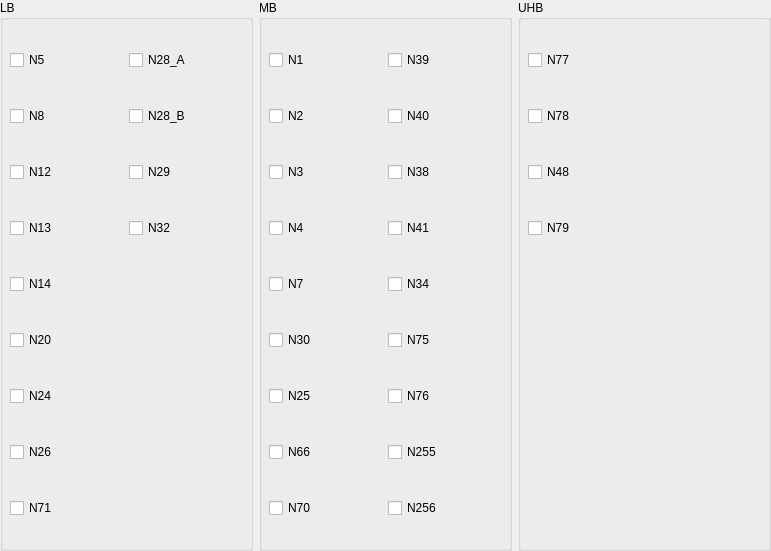
      <widget class="QWidget" name="page_nr">
       <property name="geometry">
        <rect>
         <x>0</x>
         <y>0</y>
         <width>771</width>
         <height>551</height>
        </rect>
       </property>
       <attribute name="label">
        <string>NR</string>
       </attribute>
       <widget class="QWidget" name="layoutWidget">
        <property name="geometry">
         <rect>
          <x>0</x>
          <y>0</y>
          <width>771</width>
          <height>551</height>
         </rect>
        </property>
        <layout class="QHBoxLayout" name="horizontalLayout_bnads_nr">
         <item>
          <widget class="QGroupBox" name="groupBox_lb_nr">
           <property name="title">
            <string>LB</string>
           </property>
           <widget class="QWidget" name="layoutWidget_30">
            <property name="geometry">
             <rect>
              <x>10</x>
              <y>20</y>
              <width>231</width>
              <height>531</height>
             </rect>
            </property>
            <layout class="QGridLayout" name="gridLayout_lb_nr">
             <item row="6" column="0">
              <widget class="QCheckBox" name="n24_nr">
               <property name="text">
                <string>N24</string>
               </property>
              </widget>
             </item>
             <item row="5" column="0">
              <widget class="QCheckBox" name="n20_nr">
               <property name="text">
                <string>N20</string>
               </property>
              </widget>
             </item>
             <item row="2" column="0">
              <widget class="QCheckBox" name="n12_nr">
               <property name="text">
                <string>N12</string>
               </property>
              </widget>
             </item>
             <item row="0" column="1">
              <widget class="QCheckBox" name="n28_a_nr">
               <property name="enabled">
                <bool>true</bool>
               </property>
               <property name="statusTip">
                <string/>
               </property>
               <property name="text">
                <string>N28_A</string>
               </property>
               <property name="checkable">
                <bool>true</bool>
               </property>
               <property name="checked">
                <bool>false</bool>
               </property>
              </widget>
             </item>
             <item row="1" column="0">
              <widget class="QCheckBox" name="n8_nr">
               <property name="text">
                <string>N8</string>
               </property>
              </widget>
             </item>
             <item row="3" column="0">
              <widget class="QCheckBox" name="n13_nr">
               <property name="text">
                <string>N13</string>
               </property>
              </widget>
             </item>
             <item row="0" column="0">
              <widget class="QCheckBox" name="n5_nr">
               <property name="text">
                <string>N5</string>
               </property>
              </widget>
             </item>
             <item row="4" column="0">
              <widget class="QCheckBox" name="n14_nr">
               <property name="text">
                <string>N14</string>
               </property>
              </widget>
             </item>
             <item row="7" column="0">
              <widget class="QCheckBox" name="n26_nr">
               <property name="text">
                <string>N26</string>
               </property>
              </widget>
             </item>
             <item row="8" column="0">
              <widget class="QCheckBox" name="n71_nr">
               <property name="text">
                <string>N71</string>
               </property>
              </widget>
             </item>
             <item row="3" column="1">
              <widget class="QCheckBox" name="n32_nr">
               <property name="text">
                <string>N32</string>
               </property>
              </widget>
             </item>
             <item row="2" column="1">
              <widget class="QCheckBox" name="n29_nr">
               <property name="text">
                <string>N29</string>
               </property>
              </widget>
             </item>
             <item row="1" column="1">
              <widget class="QCheckBox" name="n28_b_nr">
               <property name="text">
                <string>N28_B</string>
               </property>
               <property name="checked">
                <bool>false</bool>
               </property>
              </widget>
             </item>
            </layout>
           </widget>
          </widget>
         </item>
         <item>
          <widget class="QGroupBox" name="groupBox_mb_nr">
           <property name="title">
            <string>MB</string>
           </property>
           <widget class="QWidget" name="layoutWidget_29">
            <property name="geometry">
             <rect>
              <x>10</x>
              <y>20</y>
              <width>231</width>
              <height>531</height>
             </rect>
            </property>
            <layout class="QGridLayout" name="gridLayout_mb_nr">
             <item row="3" column="1">
              <widget class="QCheckBox" name="n41_nr">
               <property name="text">
                <string>N41</string>
               </property>
              </widget>
             </item>
             <item row="6" column="0">
              <widget class="QCheckBox" name="n25_nr">
               <property name="text">
                <string>N25</string>
               </property>
              </widget>
             </item>
             <item row="6" column="1">
              <widget class="QCheckBox" name="n76_nr">
               <property name="text">
                <string>N76</string>
               </property>
              </widget>
             </item>
             <item row="1" column="1">
              <widget class="QCheckBox" name="n40_nr">
               <property name="text">
                <string>N40</string>
               </property>
               <property name="checked">
                <bool>false</bool>
               </property>
              </widget>
             </item>
             <item row="5" column="0">
              <widget class="QCheckBox" name="n30_nr">
               <property name="text">
                <string>N30</string>
               </property>
              </widget>
             </item>
             <item row="2" column="1">
              <widget class="QCheckBox" name="n38_nr">
               <property name="text">
                <string>N38</string>
               </property>
              </widget>
             </item>
             <item row="2" column="0">
              <widget class="QCheckBox" name="n3_nr">
               <property name="text">
                <string>N3</string>
               </property>
              </widget>
             </item>
             <item row="7" column="1">
              <widget class="QCheckBox" name="n255_nr">
               <property name="text">
                <string>N255</string>
               </property>
              </widget>
             </item>
             <item row="0" column="1">
              <widget class="QCheckBox" name="n39_nr">
               <property name="enabled">
                <bool>true</bool>
               </property>
               <property name="statusTip">
                <string/>
               </property>
               <property name="text">
                <string>N39</string>
               </property>
               <property name="checkable">
                <bool>true</bool>
               </property>
               <property name="checked">
                <bool>false</bool>
               </property>
              </widget>
             </item>
             <item row="8" column="1">
              <widget class="QCheckBox" name="n256_nr">
               <property name="text">
                <string>N256</string>
               </property>
              </widget>
             </item>
             <item row="1" column="0">
              <widget class="QCheckBox" name="n2_nr">
               <property name="text">
                <string>N2</string>
               </property>
              </widget>
             </item>
             <item row="3" column="0">
              <widget class="QCheckBox" name="n4_nr">
               <property name="text">
                <string>N4</string>
               </property>
              </widget>
             </item>
             <item row="4" column="1">
              <widget class="QCheckBox" name="n34_nr">
               <property name="text">
                <string>N34</string>
               </property>
              </widget>
             </item>
             <item row="8" column="0">
              <widget class="QCheckBox" name="n70_nr">
               <property name="text">
                <string>N70</string>
               </property>
              </widget>
             </item>
             <item row="0" column="0">
              <widget class="QCheckBox" name="n1_nr">
               <property name="text">
                <string>N1</string>
               </property>
              </widget>
             </item>
             <item row="5" column="1">
              <widget class="QCheckBox" name="n75_nr">
               <property name="text">
                <string>N75</string>
               </property>
              </widget>
             </item>
             <item row="4" column="0">
              <widget class="QCheckBox" name="n7_nr">
               <property name="text">
                <string>N7</string>
               </property>
              </widget>
             </item>
             <item row="7" column="0">
              <widget class="QCheckBox" name="n66_nr">
               <property name="text">
                <string>N66</string>
               </property>
              </widget>
             </item>
            </layout>
           </widget>
          </widget>
         </item>
         <item>
          <widget class="QGroupBox" name="groupBox_uhb_nr">
           <property name="title">
            <string>UHB</string>
           </property>
           <widget class="QWidget" name="layoutWidget_2">
            <property name="geometry">
             <rect>
              <x>10</x>
              <y>20</y>
              <width>231</width>
              <height>251</height>
             </rect>
            </property>
            <layout class="QGridLayout" name="gridLayout_uhb_nr">
             <item row="2" column="0">
              <widget class="QCheckBox" name="n48_nr">
               <property name="text">
                <string>N48</string>
               </property>
              </widget>
             </item>
             <item row="0" column="0">
              <widget class="QCheckBox" name="n77_nr">
               <property name="text">
                <string>N77</string>
               </property>
              </widget>
             </item>
             <item row="1" column="0">
              <widget class="QCheckBox" name="n78_nr">
               <property name="text">
                <string>N78</string>
               </property>
              </widget>
             </item>
             <item row="3" column="0">
              <widget class="QCheckBox" name="n79_nr">
               <property name="text">
                <string>N79</string>
               </property>
              </widget>
             </item>
            </layout>
           </widget>
          </widget>
         </item>
        </layout>
       </widget>
      </widget>
